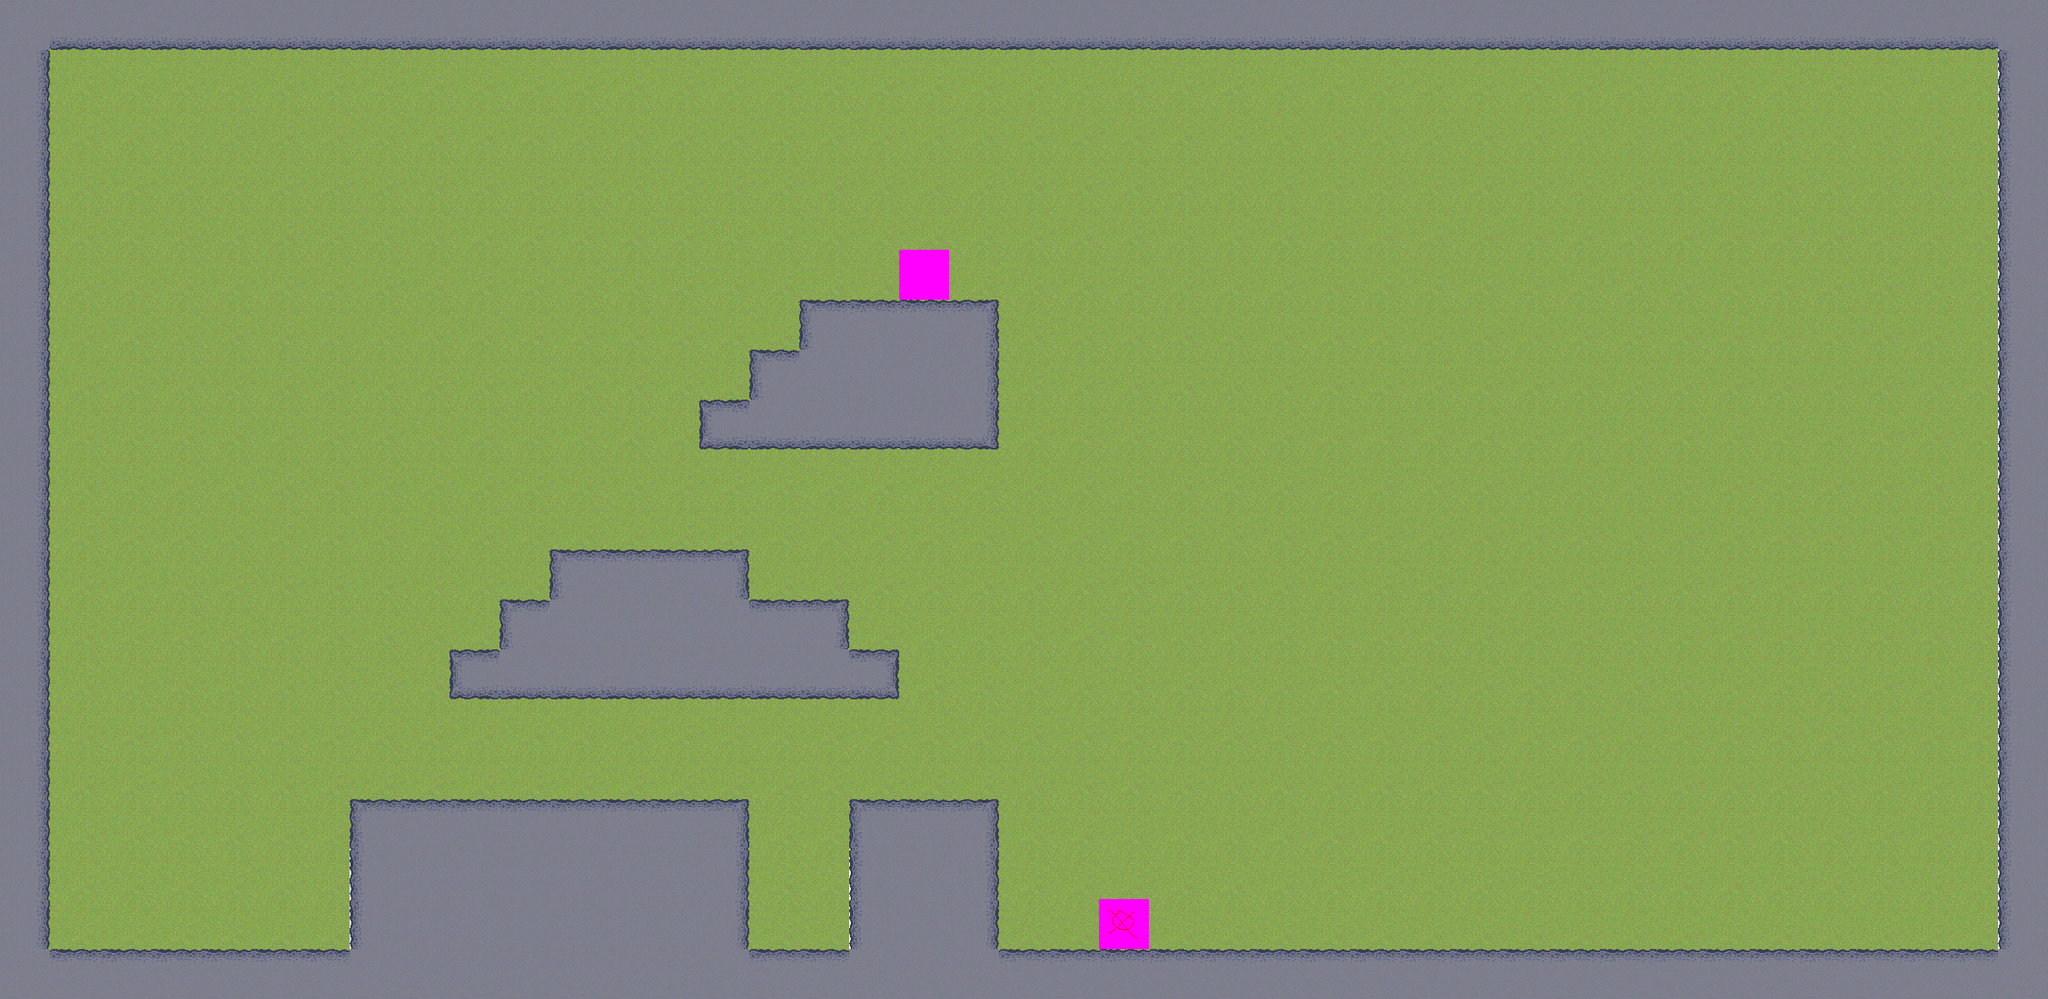

A level layout from a 2D game, rendered from its tile map. Below: a short description, then the map file with tile-grid data replaced by summaries:
An orthogonal 41x20 tile map with 64x64 px tiles, 3 tile layers (bottom, collision, markers), 3 tilesets.

<map version="1.0" orientation="orthogonal" width="41" height="20" tilewidth="64" tileheight="64">
 <tileset firstgid="1" name="markers" tilewidth="64" tileheight="64" spacing="1" margin="1">
  <image source="markers.png" trans="ff00ff" width="456" height="456" />
 </tileset>
 <tileset firstgid="50" name="terrain" tilewidth="64" tileheight="64" spacing="2" margin="1">
  <image source="terrenos.png" width="512" height="512" />
 </tileset>
 <tileset firstgid="99" name="cave" tilewidth="64" tileheight="64" spacing="2" margin="1">
  <image source="tiles.png" width="512" height="512" />
 </tileset>
 <layer name="bottom" width="41" height="20">
  <data>[820 cells, 820 non-empty, 2 distinct tile ids]</data>
 </layer>
 <layer name="collision" width="41" height="20">
  <data>[820 cells, 186 non-empty, 10 distinct tile ids]</data>
 </layer>
 <layer name="markers" width="41" height="20">
  <data>[820 cells, 2 non-empty, 2 distinct tile ids]</data>
 </layer>
</map>